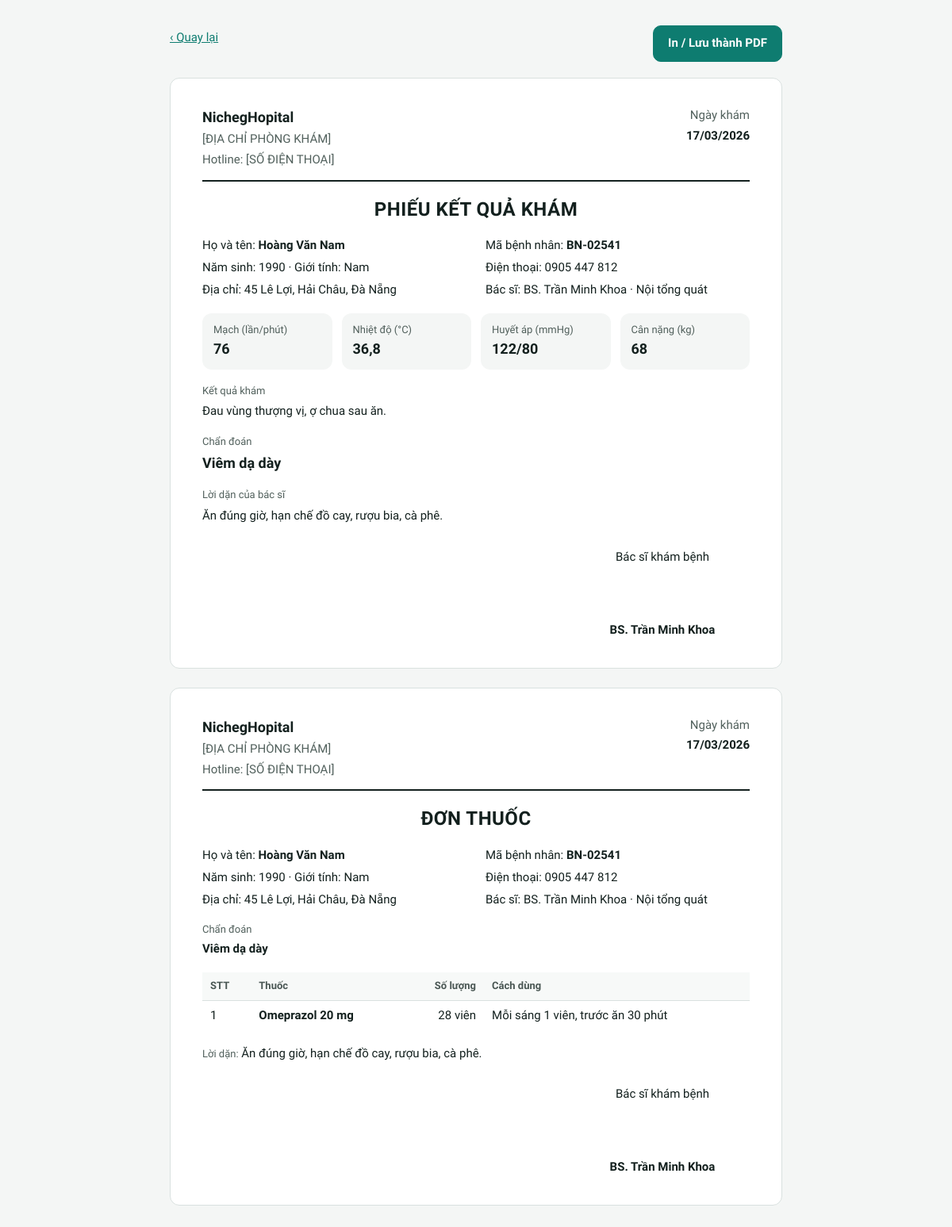
Screenshot of /in-phieu.php?id=2 (signed in) with the database file from the repository.
### tables this page shows
CREATE TABLE benh_an (
  id           INT UNSIGNED AUTO_INCREMENT PRIMARY KEY,
  lich_hen_id  INT UNSIGNED NOT NULL UNIQUE,
  benh_nhan_id INT UNSIGNED NOT NULL,
  bac_si_id    INT UNSIGNED NOT NULL,
  ngay_kham    DATE NOT NULL,
  mach         VARCHAR(10) NULL,
  nhiet_do     VARCHAR(10) NULL,
  huyet_ap     VARCHAR(15) NULL,
  can_nang     VARCHAR(10) NULL,
  ket_qua      TEXT NOT NULL,
  chan_doan    VARCHAR(255) NOT NULL,
  loi_dan      TEXT NULL,
  tao_luc      DATETIME NOT NULL DEFAULT CURRENT_TIMESTAMP,
  INDEX idx_ba_benh_nhan (benh_nhan_id),
  INDEX idx_ba_ngay (ngay_kham),
  CONSTRAINT fk_ba_lich_hen FOREIGN KEY (lich_hen_id) REFERENCES lich_hen (id),
  CONSTRAINT fk_ba_benh_nhan FOREIGN KEY (benh_nhan_id) REFERENCES benh_nhan (id),
  CONSTRAINT fk_ba_bac_si FOREIGN KEY (bac_si_id) REFERENCES bac_si (id)
);

CREATE TABLE benh_nhan (
  id            INT UNSIGNED AUTO_INCREMENT PRIMARY KEY,
  ma            VARCHAR(10)  NULL UNIQUE,
  ho_ten        VARCHAR(100) NOT NULL,
  so_dien_thoai CHAR(10)     NOT NULL UNIQUE,
  nam_sinh      SMALLINT UNSIGNED NULL,
  gioi_tinh     ENUM('Nam', 'Nữ') NULL,
  dia_chi       VARCHAR(255) NULL,
  tao_luc       DATETIME NOT NULL DEFAULT CURRENT_TIMESTAMP
);

CREATE TABLE bac_si (
  id            INT UNSIGNED AUTO_INCREMENT PRIMARY KEY,
  ho_ten        VARCHAR(100) NOT NULL,
  chuyen_khoa   VARCHAR(50)  NOT NULL,
  phong         VARCHAR(20)  NOT NULL,
  so_dien_thoai CHAR(10)     NOT NULL,
  email         VARCHAR(100) NULL,
  trinh_do      VARCHAR(100) NULL
);

CREATE TABLE chi_tiet_don_thuoc (
  id           INT UNSIGNED AUTO_INCREMENT PRIMARY KEY,
  don_thuoc_id INT UNSIGNED NOT NULL,
  thuoc_id     INT UNSIGNED NOT NULL,
  so_luong     SMALLINT UNSIGNED NOT NULL,
  cach_dung    VARCHAR(255) NULL,
  UNIQUE KEY uq_thuoc_trong_don (don_thuoc_id, thuoc_id),
  CONSTRAINT fk_ct_don FOREIGN KEY (don_thuoc_id) REFERENCES don_thuoc (id) ON DELETE CASCADE,
  CONSTRAINT fk_ct_thuoc FOREIGN KEY (thuoc_id) REFERENCES thuoc (id)
);

CREATE TABLE thuoc (
  id          INT UNSIGNED AUTO_INCREMENT PRIMARY KEY,
  ma          VARCHAR(10)  NOT NULL UNIQUE,
  ten         VARCHAR(100) NOT NULL,
  ham_luong   VARCHAR(30)  NOT NULL,
  don_vi      VARCHAR(20)  NOT NULL,
  nhom        VARCHAR(50)  NOT NULL,
  lieu_toi_da VARCHAR(50)  NULL,
  luu_y       VARCHAR(500) NULL
);

### includes/xac-thuc.php (called while the page is built, shortened)
<?php
function nguoi_dung(): ?array
{
    return $_SESSION['nguoi_dung'] ?? null;
}
function trang_chu_cua(string $vai_tro): string
{
    return [
        'QT' => 'quan-tri/trang-chu.php',
        'NV' => 'nhan-vien/trang-chu.php',
        'BS' => 'bac-si/trang-chu.php',
    ][$vai_tro] ?? 'benh-nhan/trang-chu.php';
}

### includes/tien-ich.php (called while the page is built, shortened)
<?php
function e(mixed $gia_tri): string
{
    return htmlspecialchars((string) ($gia_tri ?? ''), ENT_QUOTES, 'UTF-8');
}
function duong_dan_goc(): string
{
    static $goc = null;
    if ($goc === null) {
        $thu_muc_public = str_replace('\\', '/', (string) realpath(__DIR__ . '/../public'));
        $goc_web = rtrim(str_replace('\\', '/', (string) realpath($_SERVER['DOCUMENT_ROOT'] ?? '')), '/');
        $goc = '';
        if ($goc_web !== '' && str_starts_with($thu_muc_public . '/', $goc_web . '/')) {
            $phan = trim(substr($thu_muc_public, strlen($goc_web)), '/');
            $goc = $phan === '' ? '' : '/' . implode('/', array_map('rawurlencode', explode('/', $phan)));
        }
    }
    return $goc;
}
function url(string $trang, array $tham_so = []): string
{
    $tham_so = array_filter($tham_so, fn($v) => $v !== null && $v !== '');
    $chuoi = $tham_so ? '?' . http_build_query($tham_so, '', '&', PHP_QUERY_RFC3986) : '';
    return duong_dan_goc() . '/' . ltrim($trang, '/') . $chuoi;
}
function chi_so(string $chuoi): string
{
    return preg_replace('/\D+/', '', $chuoi);
}
function dinh_dang_sdt(?string $sdt): string
{
    $so = chi_so((string) $sdt);
    return strlen($so) === 10 ? substr($so, 0, 4) . ' ' . substr($so, 4, 3) . ' ' . substr($so, 7) : (string) $sdt;
}
function ten_bac_si(string $ho_ten): string
{
    return 'BS. ' . $ho_ten;
}
function ngay_vn(string $ngay): string
{
    return date('d/m/Y', strtotime($ngay));
}
function so(int|float $n): string
{
    return number_format($n, 0, ',', '.');
}

### includes/csdl.php (called while the page is built, shortened)
<?php
function csdl(): PDO
{
    static $pdo = null;
    if ($pdo === null) {
        $dsn = sprintf('mysql:host=%s;port=%d;dbname=%s;charset=utf8mb4', CSDL_MAY_CHU, CSDL_CONG, CSDL_TEN);
        try {
            $pdo = new PDO($dsn, CSDL_NGUOI_DUNG, CSDL_MAT_KHAU, [
                PDO::ATTR_ERRMODE => PDO::ERRMODE_EXCEPTION,
                PDO::ATTR_DEFAULT_FETCH_MODE => PDO::FETCH_ASSOC,
                PDO::ATTR_EMULATE_PREPARES => false,
            ]);
            $pdo->exec("SET time_zone = '+07:00'");
        } catch (PDOException $loi) {
            http_response_code(500);
            exit('Không kết nối được cơ sở dữ liệu. Hãy kiểm tra MySQL đã chạy và đã chạy lệnh "php database/cai-dat.php" (xem README.md). Chi tiết: '
                . htmlspecialchars($loi->getMessage()));
        }
    }
    return $pdo;
}
function truy_van(string $sql, array $tham_so = []): PDOStatement
{
    $lenh = csdl()->prepare($sql);
    $lenh->execute($tham_so);
    return $lenh;
}
function mot_dong(string $sql, array $tham_so = []): ?array
{
    $dong = truy_van($sql, $tham_so)->fetch();
    return $dong === false ? null : $dong;
}
function nhieu_dong(string $sql, array $tham_so = []): array
{
    return truy_van($sql, $tham_so)->fetchAll();
}

### includes/nghiep-vu.php (called while the page is built, shortened)
<?php
function ten_thuoc(array $thuoc): string
{
    return $thuoc['ten'] . ' ' . $thuoc['ham_luong'];
}
function so_luong_thuoc(int|string $so_luong, string $don_vi): string
{
    return so((int) $so_luong) . ' ' . mb_strtolower($don_vi);
}

### public/in-phieu.php (the view, shortened to what this page needs)
<?php
$nguoi_dung = nguoi_dung() ?? chuyen_huong('dang-nhap.php');
$benh_an = mot_dong(
    'SELECT ba.*, bn.ma, bn.ho_ten AS benh_nhan, bn.nam_sinh, bn.gioi_tinh, bn.dia_chi, bn.so_dien_thoai,
            bs.ho_ten AS bac_si, bs.chuyen_khoa, bs.phong
     FROM benh_an ba
     JOIN benh_nhan bn ON bn.id = ba.benh_nhan_id
     JOIN bac_si bs ON bs.id = ba.bac_si_id
     WHERE ba.id = ?',
    [(int) ($_GET['id'] ?? 0)]
);
$thuoc = nhieu_dong(
    'SELECT t.ten, t.ham_luong, t.don_vi, ct.so_luong, ct.cach_dung
     FROM don_thuoc dt JOIN chi_tiet_don_thuoc ct ON ct.don_thuoc_id = dt.id JOIN thuoc t ON t.id = ct.thuoc_id
     WHERE dt.benh_an_id = ? ORDER BY ct.id',
    [$benh_an['id']]
);
$phan = $_GET['phan'] ?? 'ca-hai';
$in_ket_qua = $phan !== 'don-thuoc';
$in_don = $phan !== 'ket-qua' && $thuoc;
$quay_lai = $nguoi_dung['vai_tro'] === 'BN'
    ? url('benh-nhan/ket-qua.php', ['id' => $benh_an['id']])
    : url(trang_chu_cua($nguoi_dung['vai_tro']));
function dau_phieu(array $benh_an, string $tieu_de): void
{
    ?>
    <div class="phieu-head">
      <div class="stack g4">
        <strong style="font-size:18px"><?= e(TEN_PHONG_KHAM) ?></strong>
        <span class="muted"><?= e(DIA_CHI) ?></span>
        <span class="muted">Hotline: <?= e(HOTLINE) ?></span>
      </div>
      <div class="stack g4" style="text-align:right">
        <span class="muted">Ngày khám</span>
        <strong><?= e(ngay_vn($benh_an['ngay_kham'])) ?></strong>
      </div>
    </div>
    <h1><?= e($tieu_de) ?></h1>
    <div class="info">
      <span>Họ và tên: <strong><?= e($benh_an['benh_nhan']) ?></strong></span>
      <span>Mã bệnh nhân: <strong><?= e($benh_an['ma'] ?? '—') ?></strong></span>
      <span>Năm sinh: <?= e($benh_an['nam_sinh'] ?? '—') ?> · Giới tính: <?= e($benh_an['gioi_tinh'] ?? '—') ?></span>
      <span>Điện thoại: <?= e(dinh_dang_sdt($benh_an['so_dien_thoai'])) ?></span>
      <span>Địa chỉ: <?= e($benh_an['dia_chi'] ?: '—') ?></span>
      <span>Bác sĩ: <?= e(ten_bac_si($benh_an['bac_si'])) ?> · <?= e($benh_an['chuyen_khoa']) ?></span>
    </div>
    <?php
}
function chu_ky(array $benh_an): void
{
    ?>
    <div class="sign"><div><span>Bác sĩ khám bệnh</span><strong><?= e(ten_bac_si($benh_an['bac_si'])) ?></strong></div></div>
    <?php
}
?>
<div class="phieu-wrap">
  <div class="row between no-print">
    <a class="back-link" href="<?= e($quay_lai) ?>">‹ Quay lại</a>
    <button class="btn pri" type="button" onclick="window.print()">In / Lưu thành PDF</button>
  </div>
  <?php if ($in_ket_qua): ?>
    <section class="phieu">
      <?php dau_phieu($benh_an, 'PHIẾU KẾT QUẢ KHÁM'); ?>
      <div class="vitals">
        <div class="vital"><span class="lb">Mạch (lần/phút)</span><strong><?= e($benh_an['mach'] ?: '—') ?></strong></div>
        <div class="vital"><span class="lb">Nhiệt độ (°C)</span><strong><?= e($benh_an['nhiet_do'] ?: '—') ?></strong></div>
        <div class="vital"><span class="lb">Huyết áp (mmHg)</span><strong><?= e($benh_an['huyet_ap'] ?: '—') ?></strong></div>
        <div class="vital"><span class="lb">Cân nặng (kg)</span><strong><?= e($benh_an['can_nang'] ?: '—') ?></strong></div>
      </div>
      <div class="stack g4"><span class="lb">Kết quả khám</span><p style="line-height:1.6"><?= nl2br(e($benh_an['ket_qua'])) ?></p></div>
      <div class="stack g4"><span class="lb">Chẩn đoán</span><strong style="font-size:18px"><?= e($benh_an['chan_doan']) ?></strong></div>
      <?php if ($benh_an['loi_dan']): ?>
        <div class="stack g4"><span class="lb">Lời dặn của bác sĩ</span><p style="line-height:1.6"><?= nl2br(e($benh_an['loi_dan'])) ?></p></div>
      <?php endif; ?>
      <?php chu_ky($benh_an); ?>
    </section>
  <?php endif; ?>
  <?php if ($in_don): ?>
    <section class="phieu">
      <div class="stack g4"><span class="lb">Chẩn đoán</span><strong><?= e($benh_an['chan_doan']) ?></strong></div>
      <table>
        <thead><tr><th>STT</th><th>Thuốc</th><th class="t-right">Số lượng</th><th>Cách dùng</th></tr></thead>
        <tbody>
          <?php foreach ($thuoc as $i => $t): ?>
            <tr>
              <td><?= $i + 1 ?></td>
              <td class="strong"><?= e(ten_thuoc($t)) ?></td>
              <td class="t-right num"><?= e(so_luong_thuoc($t['so_luong'], $t['don_vi'])) ?></td>
              <td><?= e($t['cach_dung']) ?></td>
            </tr>
          <?php endforeach; ?>
        </tbody>
      </table>
      <?php if ($benh_an['loi_dan']): ?>
        <p><span class="lb">Lời dặn:</span> <?= e($benh_an['loi_dan']) ?></p>
      <?php endif; ?>
    </section>
  <?php endif; ?>
</div>

### public/assets/app.css (style rules this page uses)
:root { --nen: #F4F6F5; --chu: #13201E; --chinh: #0E7C70; --chinh-dam: #0A5C53; --dam: #0B4F48; --nhat: #E3F2EF; --vien: #D9E1DF; --vien-o: #C9D3D0; --phu: #51605C; --nhan: #2F3B38; --ke: #EBEFEE; }
* { box-sizing: border-box; }
html { -webkit-text-size-adjust: 100%; scroll-padding-top: 88px; }
body { margin: 0; min-height: 100vh; background: var(--nen); color: var(--chu); font-family: 'Lexend', system-ui, sans-serif; font-size: 15px; line-height: 1.45; }
a { color: var(--chinh); }
h1, h2, h3, p { margin: 0; }
h1, h2, h3 { font-weight: 600; }
button, input, select, textarea { font: inherit; color: inherit; }
.muted { color: var(--phu); }
.lb { font-size: 13px; color: var(--phu); font-weight: 500; }
.num { font-variant-numeric: tabular-nums; }
.stack { display: flex; flex-direction: column; }
.g4 { gap: 4px; }
.row { display: flex; flex-wrap: wrap; align-items: center; gap: 12px; }
.between { justify-content: space-between; }
.back-link { font-size: 15px; font-weight: 500; min-height: 32px; display: inline-flex; align-items: center; align-self: flex-start; }
.btn { min-height: 46px; padding: 0 18px; border-radius: 10px; border: 1px solid var(--vien-o); background: #FFFFFF; color: var(--chu); font-size: 15px; font-weight: 600; display: inline-flex; align-items: center; justify-content: center; gap: 8px; cursor: pointer; text-decoration: none; white-space: nowrap; }
.btn.pri { background: var(--chinh); border-color: var(--chinh); color: #FFFFFF; }
table { width: 100%; border-collapse: collapse; }
th { text-align: left; font-size: 13px; color: #4A5754; font-weight: 600; padding: 12px 16px; border-bottom: 1px solid var(--vien); background: #F7F9F8; white-space: nowrap; }
td { padding: 12px 16px; border-bottom: 1px solid var(--ke); font-size: 15px; vertical-align: middle; }
tbody tr:last-child td { border-bottom: 0; }
.t-right { text-align: right; }
.strong { font-weight: 600; }
.vitals { display: grid; grid-template-columns: repeat(auto-fit, minmax(min(150px, 100%), 1fr)); gap: 12px; }
.vital { background: var(--nen); border-radius: 12px; padding: 12px 14px; display: flex; flex-direction: column; gap: 2px; }
.vital strong { font-size: 18px; font-weight: 600; }
.phieu-wrap { max-width: 820px; margin: 0 auto; padding: 32px 24px 56px; display: flex; flex-direction: column; gap: 20px; }
.phieu { background: #FFFFFF; border: 1px solid var(--vien); border-radius: 12px; padding: 36px 40px; display: flex; flex-direction: column; gap: 18px; }
.phieu + .phieu { margin-top: 4px; }
.phieu-head { display: flex; justify-content: space-between; gap: 16px; padding-bottom: 14px; border-bottom: 2px solid var(--chu); }
.phieu h1 { text-align: center; font-size: 24px; letter-spacing: .02em; }
.phieu .info { display: grid; grid-template-columns: repeat(2, minmax(0, 1fr)); gap: 6px 24px; font-size: 15px; }
.phieu .sign { display: flex; justify-content: flex-end; text-align: center; padding-top: 12px; }
.phieu .sign div { min-width: 220px; display: flex; flex-direction: column; gap: 70px; }
.phieu table td, .phieu table th { padding: 8px 10px; }

### rows the page displays
benh_an: ngay_kham "17/03/2026 17/03/2026", benh_nhan.ho_ten "Hoàng Văn Nam Hoàng Văn Nam", benh_nhan.ma "BN-02541 BN-02541", benh_nhan.nam_sinh "1990 1990", benh_nhan.gioi_tinh "Nam Nam", benh_nhan.so_dien_thoai "0905 447 812 0905 447 812", benh_nhan.dia_chi "45 Lê Lợi, Hải Châu, Đà Nẵng 45 Lê Lợi, Hải Châu, Đà Nẵng", bac_si.ho_ten "BS. Trần Minh Khoa BS. Trần Minh Khoa", bac_si.chuyen_khoa "Nội tổng quát Nội tổng quát", mach "76", nhiet_do "36,8", huyet_ap "122/80", can_nang "68", ket_qua "Đau vùng thượng vị, ợ chua sau ăn.", chan_doan "Viêm dạ dày", loi_dan "Ăn đúng giờ, hạn chế đồ cay, rượu bia, cà phê."
chi_tiet_don_thuoc: thuoc.ham_luong "Omeprazol 20 mg", so_luong.don_vi "28 viên", cach_dung "Mỗi sáng 1 viên, trước ăn 30 phút"

### other values shown
TEN_PHONG_KHAM "NichegHopital NichegHopital"
DIA_CHI "[ĐỊA CHỈ PHÒNG KHÁM] [ĐỊA CHỈ PHÒNG KHÁM]"
HOTLINE "[SỐ ĐIỆN THOẠI] [SỐ ĐIỆN THOẠI]"
$tieu_de "PHIẾU KẾT QUẢ KHÁM ĐƠN THUỐC"
